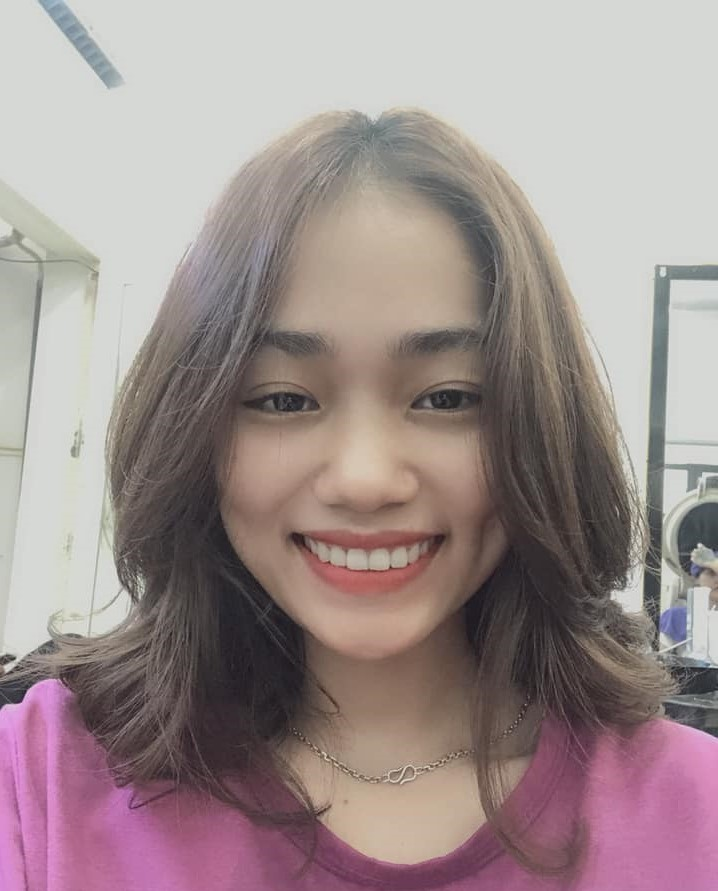
#> input picture Day2/T20.jpg, 718 x 891 px
$ python Pixels.py --image T20.jpg
#> lines starting #> are read from the running program, lines starting #| are printed output that depends on the picture; after the words box and inside, x2 and y2 are one past the last pixel; in counts of white or black regions, pixels touching at a corner belong together
import argparse
import cv2

ap = argparse.ArgumentParser()
ap.add_argument("-i", "--image", required = True,
	             help = "Path to the image")
args = vars(ap.parse_args())

img = cv2.imread(args["image"])
#> img is the input picture: shape (891, 718, 3); mean B, G, R 142.8, 143.2, 158.1

cv2.imshow("Original", img)

(b, g, r) = img[0, 0]
#> b = 213; g = 216; r = 214
print('Pixels at (0,0) - Red: {}, Green: {}, Blue: {}'.format(r, g, b))
#| Pixels at (0,0) - Red: 214, Green: 216, Blue: 213

# OpenCV luu tru cac mau pixel theo BGR (reverse oder), nguoc voi RBG
img[0,0] = (0,0,255)
#> img: shape (891, 718, 3); under 0.01% of pixels changed, all inside (x1, y1, x2, y2) = (0, 0, 1, 1)
(b, g, r) = img[0,0]
#> b = 0; g = 0; r = 255
print('Pixels at (0,0) - Red: {}, Green: {}, Blue: {}'.format(r, g, b))
#| Pixels at (0,0) - Red: 255, Green: 0, Blue: 0

# OpenCV doc toa do y truoc toa do x (top-left)
# y = [0; 200) , x = [0;100)
corner = img[0:200, 0:100]
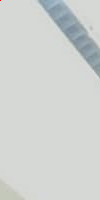
#> corner: shape (200, 100, 3); mean B, G, R 209, 211.1, 208
cv2.imshow('Corner', corner)

img[0:200, 0:100] = (0, 255, 0)
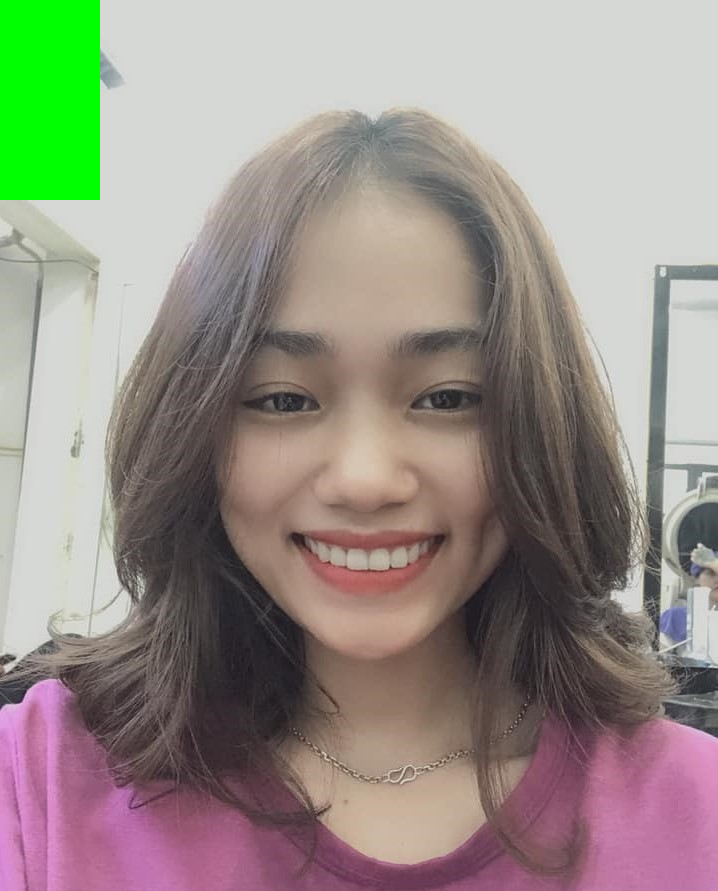
#> img: shape (891, 718, 3); mean B, G, R 136.2, 144.6, 151.6

cv2.imshow('Updated', img)
cv2.waitKey(0)
cv2.destroyAllWindows()
